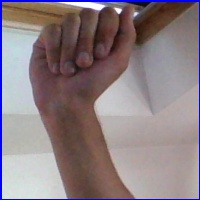
#> input picture dataset/A1169.jpg, 200 x 200 px, given in place of the camera
$ python test-camera.py
#> lines starting #> are read from the running program, lines starting #| are printed output that depends on the picture; after the words box and inside, x2 and y2 are one past the last pixel; in counts of white or black regions, pixels touching at a corner belong together
# Using thresh found in: https://github.com/harshbg/Sign-Language-Interpreter-using-Deep-Learning/blob/master/Code/set_hand_histogram.py

import cv2
import numpy as np
import os
from PIL import Image

# Function to get the camera input and save it as a png
def load_and_run_webcam():
    # Get camera input
    cap = cv2.VideoCapture(0)
    # Where to put the rectangle
    left_top = (50, 100)
    right_bottom = (250, 300)
    border = (255, 255, 255)
    while(True):
        img = cap.read()[1]
#> img is the input picture: shape (200, 200, 3); mean B, G, R 131, 126.5, 140.2
        img = cv2.flip(img, 1)
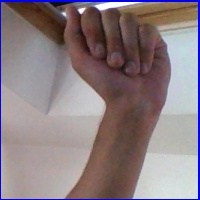
#> img: shape (200, 200, 3); mean B, G, R 131, 126.5, 140.2
        hsv = cv2.cvtColor(img, cv2.COLOR_BGR2HSV)
#> hsv: shape (200, 200, 3); mean H, S, V 65.5, 55.1, 148.8
        crop = hsv[100:300, 50:250]
#> crop: shape (100, 150, 3); mean H, S, V 47.6, 45.6, 162.1
        crop = cv2.resize(crop, (64, 64))
#> crop: shape (64, 64, 3); mean H, S, V 47.8, 45.7, 161.4
        hist = cv2.calcHist([crop], [0, 1], None, [180, 256], [0, 180, 0, 256])
        cv2.normalize(hist, hist, 0, 255, cv2.NORM_MINMAX)
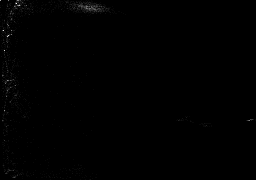
#> hist: shape (180, 256) float32; min 0, max 255, mean 0.8
        dst = cv2.calcBackProject([hsv], [0, 1], hist, [0, 180, 0, 256], 1)
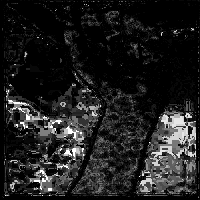
#> dst: shape (200, 200); min 0, max 255, mean 31.5
        dst1 = dst.copy()
        disc = cv2.getStructuringElement(cv2.MORPH_ELLIPSE,(10,10))
        cv2.filter2D(dst,-1,disc,dst)
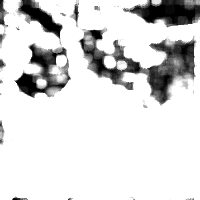
#> dst: shape (200, 200); min 0, max 255, mean 218.6
        blur = cv2.GaussianBlur(dst, (11,11), 0)
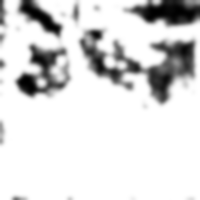
#> blur: shape (200, 200); min 0, max 255, mean 218.6
        blur = cv2.medianBlur(blur, 15)
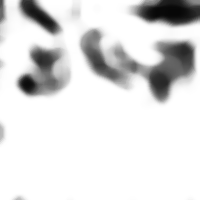
#> blur: shape (200, 200); min 7, max 255, mean 222.1
        ret,thresh = cv2.threshold(blur,0,255,cv2.THRESH_BINARY+cv2.THRESH_OTSU)
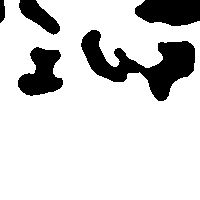
#> thresh: shape (200, 200); 82.9% white; 5 black regions, box (x1, y1, x2, y2) and area: (81, 30, 195, 101) 3258, (135, 0, 200, 26) 1423, (18, 47, 63, 96) 1372, (19, 0, 60, 35) 697, (0, 0, 5, 23) 98
#> ret = 170
        thresh = cv2.merge((thresh,thresh,thresh))

        # Display the original and edited frames
        cv2.imshow("ASL", img)
        cv2.imshow("Cropped", crop)
        cv2.imshow("Thresh", thresh)
        if cv2.waitKey(1) & 0xFF == ord('q'):
#> (key q is pressed here)
            break
    cap.release()
    cv2.destroyAllWindows()

load_and_run_webcam()

$ run again, on dataset/A1605.jpg
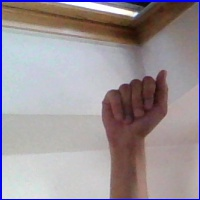
#> input picture dataset/A1605.jpg, 200 x 200 px, given in place of the camera
#> in load_and_run_webcam, img is the input picture: shape (200, 200, 3); mean B, G, R 152.9, 147.9, 157
#> hsv: shape (200, 200, 3); mean H, S, V 69.5, 48.2, 167.6
#> in load_and_run_webcam, `dst = cv2.calcBackProject([hsv], [0, 1], hist, [0, 180, 0, 256], 1)`:
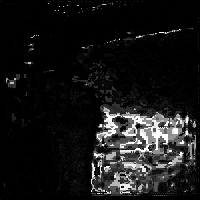
#> dst: shape (200, 200); min 0, max 255, mean 22.7
#> in load_and_run_webcam, `ret,thresh = cv2.threshold(blur,0,255,cv2.THRESH_BINARY+cv2.THRESH_OTSU)`:
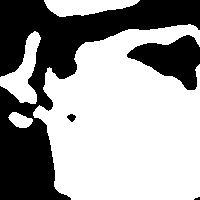
#> thresh: shape (200, 200); 61.3% white; 4 black regions (1 under 20 px), largest, box (x1, y1, x2, y2) and area: (0, 0, 200, 200) 13237, (127, 35, 200, 90) 2185, (67, 114, 76, 122) 47
#> ret = 138

$ run again, on dataset/B2467.jpg
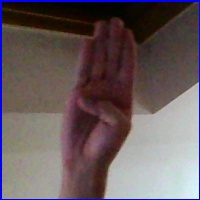
#> input picture dataset/B2467.jpg, 200 x 200 px, given in place of the camera
#> in load_and_run_webcam, img is the input picture: shape (200, 200, 3); mean B, G, R 94.1, 91.4, 104.2
#> hsv: shape (200, 200, 3); mean H, S, V 58.9, 87, 112.5
#> in load_and_run_webcam, `ret,thresh = cv2.threshold(blur,0,255,cv2.THRESH_BINARY+cv2.THRESH_OTSU)`:
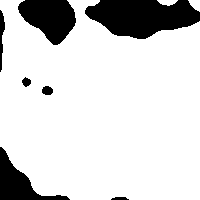
#> thresh: shape (200, 200); 83.5% white; 7 black regions, largest, box (x1, y1, x2, y2) and area: (85, 0, 200, 39) 3194, (18, 0, 76, 45) 1746, (0, 147, 70, 200) 1279
#> ret = 150
